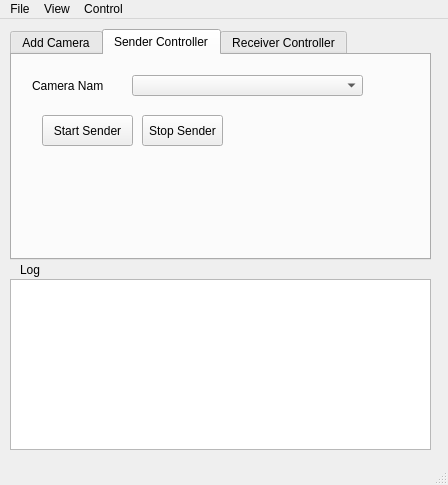
<?xml version="1.0" encoding="UTF-8"?>
<ui version="4.0">
 <class>MainWindow</class>
 <widget class="QMainWindow" name="MainWindow">
  <property name="enabled">
   <bool>true</bool>
  </property>
  <property name="geometry">
   <rect>
    <x>0</x>
    <y>0</y>
    <width>448</width>
    <height>485</height>
   </rect>
  </property>
  <property name="sizePolicy">
   <sizepolicy hsizetype="Fixed" vsizetype="Fixed">
    <horstretch>0</horstretch>
    <verstretch>0</verstretch>
   </sizepolicy>
  </property>
  <property name="minimumSize">
   <size>
    <width>448</width>
    <height>485</height>
   </size>
  </property>
  <property name="maximumSize">
   <size>
    <width>448</width>
    <height>485</height>
   </size>
  </property>
  <property name="windowTitle">
   <string>MainWindow</string>
  </property>
  <widget class="QWidget" name="centralwidget">
   <widget class="QTabWidget" name="tabWidget">
    <property name="geometry">
     <rect>
      <x>10</x>
      <y>10</y>
      <width>421</width>
      <height>231</height>
     </rect>
    </property>
    <property name="currentIndex">
     <number>1</number>
    </property>
    <widget class="QWidget" name="acamTab">
     <property name="toolTip">
      <string>&lt;html&gt;&lt;head/&gt;&lt;body&gt;&lt;p&gt;Add Camera&lt;/p&gt;&lt;/body&gt;&lt;/html&gt;</string>
     </property>
     <property name="accessibleName">
      <string/>
     </property>
     <property name="autoFillBackground">
      <bool>false</bool>
     </property>
     <attribute name="title">
      <string>Add Camera</string>
     </attribute>
     <widget class="QPushButton" name="addc_Button">
      <property name="geometry">
       <rect>
        <x>200</x>
        <y>160</y>
        <width>201</width>
        <height>31</height>
       </rect>
      </property>
      <property name="text">
       <string>Add camera</string>
      </property>
     </widget>
     <widget class="QLabel" name="label_5">
      <property name="geometry">
       <rect>
        <x>40</x>
        <y>89</y>
        <width>51</width>
        <height>21</height>
       </rect>
      </property>
      <property name="text">
       <string>CamerIp</string>
      </property>
     </widget>
     <widget class="QLineEdit" name="SPassword_lineEdit">
      <property name="geometry">
       <rect>
        <x>100</x>
        <y>61</y>
        <width>271</width>
        <height>20</height>
       </rect>
      </property>
      <property name="text">
       <string>guest</string>
      </property>
     </widget>
     <widget class="QLineEdit" name="SUsername_lineEdit">
      <property name="geometry">
       <rect>
        <x>100</x>
        <y>31</y>
        <width>271</width>
        <height>20</height>
       </rect>
      </property>
      <property name="text">
       <string>guest</string>
      </property>
     </widget>
     <widget class="QLabel" name="label_6">
      <property name="geometry">
       <rect>
        <x>40</x>
        <y>30</y>
        <width>51</width>
        <height>21</height>
       </rect>
      </property>
      <property name="text">
       <string>Username</string>
      </property>
     </widget>
     <widget class="QLabel" name="label_7">
      <property name="geometry">
       <rect>
        <x>40</x>
        <y>60</y>
        <width>51</width>
        <height>21</height>
       </rect>
      </property>
      <property name="text">
       <string>Password</string>
      </property>
     </widget>
     <widget class="QLineEdit" name="SE_lineEdit">
      <property name="geometry">
       <rect>
        <x>100</x>
        <y>120</y>
        <width>271</width>
        <height>20</height>
       </rect>
      </property>
      <property name="text">
       <string>c1</string>
      </property>
     </widget>
     <widget class="QLabel" name="label_8">
      <property name="geometry">
       <rect>
        <x>10</x>
        <y>119</y>
        <width>81</width>
        <height>21</height>
       </rect>
      </property>
      <property name="text">
       <string>Server Exchange</string>
      </property>
     </widget>
     <widget class="QLineEdit" name="CIP_lineEdit">
      <property name="geometry">
       <rect>
        <x>100</x>
        <y>90</y>
        <width>271</width>
        <height>20</height>
       </rect>
      </property>
      <property name="text">
       <string>0</string>
      </property>
     </widget>
    </widget>
    <widget class="QWidget" name="tab">
     <attribute name="title">
      <string>Sender Controller</string>
     </attribute>
     <widget class="QPushButton" name="StrSenButton">
      <property name="geometry">
       <rect>
        <x>30</x>
        <y>60</y>
        <width>91</width>
        <height>31</height>
       </rect>
      </property>
      <property name="text">
       <string>Start Sender</string>
      </property>
     </widget>
     <widget class="QLabel" name="label_3">
      <property name="geometry">
       <rect>
        <x>20</x>
        <y>20</y>
        <width>71</width>
        <height>21</height>
       </rect>
      </property>
      <property name="text">
       <string>Camera Name</string>
      </property>
     </widget>
     <widget class="QComboBox" name="CamNameComboBox">
      <property name="geometry">
       <rect>
        <x>120</x>
        <y>20</y>
        <width>231</width>
        <height>21</height>
       </rect>
      </property>
     </widget>
     <widget class="QPushButton" name="StpSenButton">
      <property name="geometry">
       <rect>
        <x>130</x>
        <y>60</y>
        <width>81</width>
        <height>31</height>
       </rect>
      </property>
      <property name="text">
       <string>Stop Sender</string>
      </property>
     </widget>
    </widget>
    <widget class="QWidget" name="tab_2">
     <attribute name="title">
      <string>Receiver Controller</string>
     </attribute>
     <widget class="QLabel" name="label_21">
      <property name="geometry">
       <rect>
        <x>30</x>
        <y>30</y>
        <width>71</width>
        <height>21</height>
       </rect>
      </property>
      <property name="text">
       <string>Camera name</string>
      </property>
     </widget>
     <widget class="QComboBox" name="RCamNameComboBox">
      <property name="geometry">
       <rect>
        <x>120</x>
        <y>31</y>
        <width>231</width>
        <height>21</height>
       </rect>
      </property>
     </widget>
     <widget class="QLineEdit" name="RUsername_lineEdit">
      <property name="geometry">
       <rect>
        <x>90</x>
        <y>71</y>
        <width>271</width>
        <height>20</height>
       </rect>
      </property>
      <property name="text">
       <string>guest</string>
      </property>
     </widget>
     <widget class="QLineEdit" name="RPassword_lineEdit">
      <property name="geometry">
       <rect>
        <x>90</x>
        <y>101</y>
        <width>271</width>
        <height>20</height>
       </rect>
      </property>
      <property name="text">
       <string>guest</string>
      </property>
     </widget>
     <widget class="QLabel" name="label_23">
      <property name="geometry">
       <rect>
        <x>30</x>
        <y>70</y>
        <width>51</width>
        <height>21</height>
       </rect>
      </property>
      <property name="text">
       <string>Username</string>
      </property>
     </widget>
     <widget class="QLabel" name="label_22">
      <property name="geometry">
       <rect>
        <x>30</x>
        <y>100</y>
        <width>51</width>
        <height>21</height>
       </rect>
      </property>
      <property name="text">
       <string>Password</string>
      </property>
     </widget>
     <widget class="QPushButton" name="ShowCam_Button">
      <property name="geometry">
       <rect>
        <x>190</x>
        <y>150</y>
        <width>201</width>
        <height>31</height>
       </rect>
      </property>
      <property name="text">
       <string>Show Camera</string>
      </property>
     </widget>
    </widget>
   </widget>
   <widget class="QTextBrowser" name="LogtextBrowser">
    <property name="geometry">
     <rect>
      <x>10</x>
      <y>260</y>
      <width>421</width>
      <height>171</height>
     </rect>
    </property>
   </widget>
   <widget class="QLabel" name="logLabel">
    <property name="geometry">
     <rect>
      <x>20</x>
      <y>240</y>
      <width>51</width>
      <height>21</height>
     </rect>
    </property>
    <property name="text">
     <string>Log</string>
    </property>
   </widget>
  </widget>
  <widget class="QMenuBar" name="menubar">
   <property name="geometry">
    <rect>
     <x>0</x>
     <y>0</y>
     <width>448</width>
     <height>21</height>
    </rect>
   </property>
   <widget class="QMenu" name="menuFile">
    <property name="title">
     <string>File</string>
    </property>
    <addaction name="actionClose"/>
   </widget>
   <widget class="QMenu" name="menuveiw">
    <property name="title">
     <string>View</string>
    </property>
   </widget>
   <widget class="QMenu" name="menuControl">
    <property name="title">
     <string>Control</string>
    </property>
   </widget>
   <addaction name="menuFile"/>
   <addaction name="menuveiw"/>
   <addaction name="menuControl"/>
  </widget>
  <widget class="QStatusBar" name="statusbar"/>
  <action name="actionClose">
   <property name="text">
    <string>Close</string>
   </property>
  </action>
 </widget>
 <resources/>
 <connections/>
</ui>
